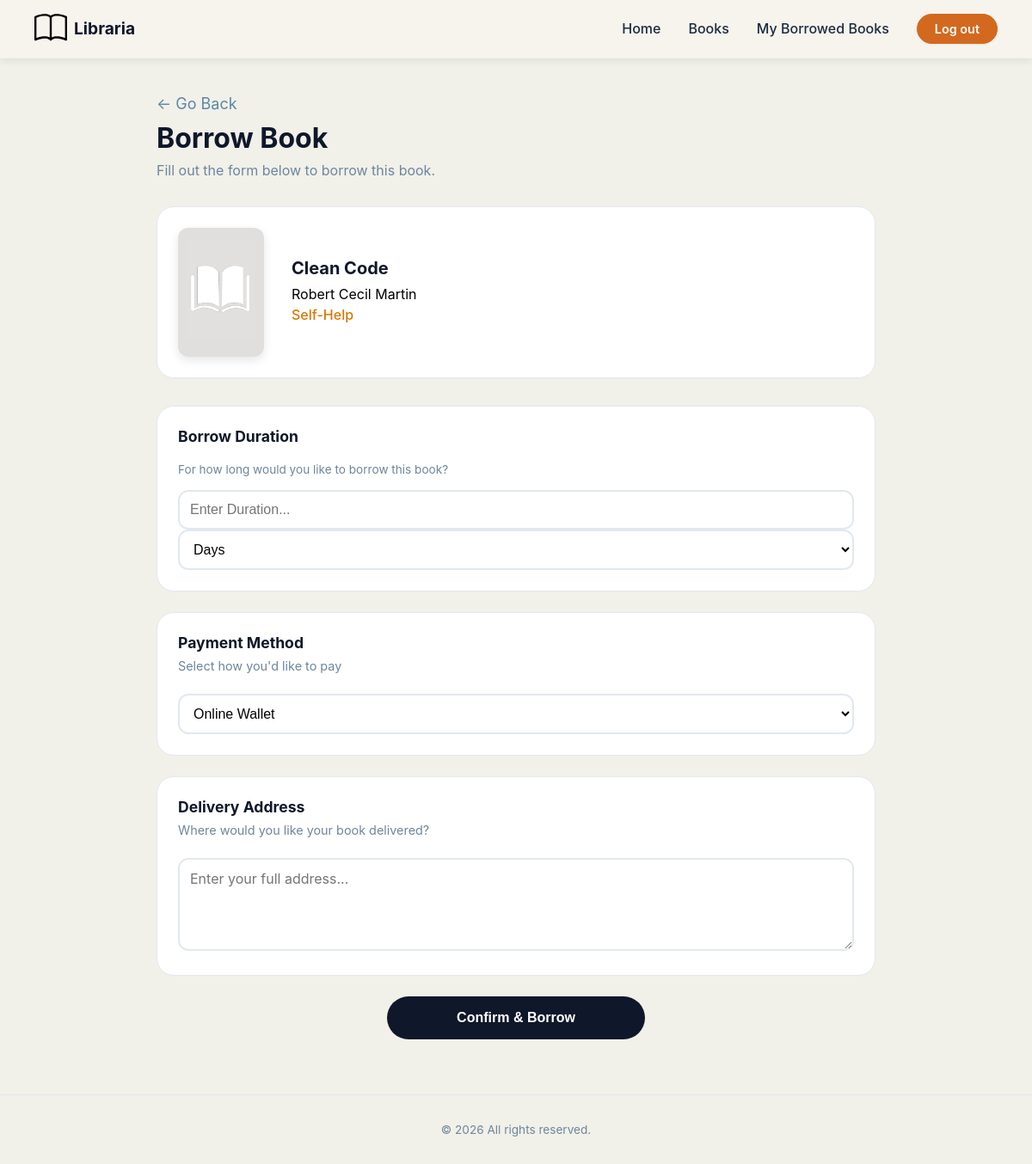
The app's page /borrow/1/ (signed in), older data.
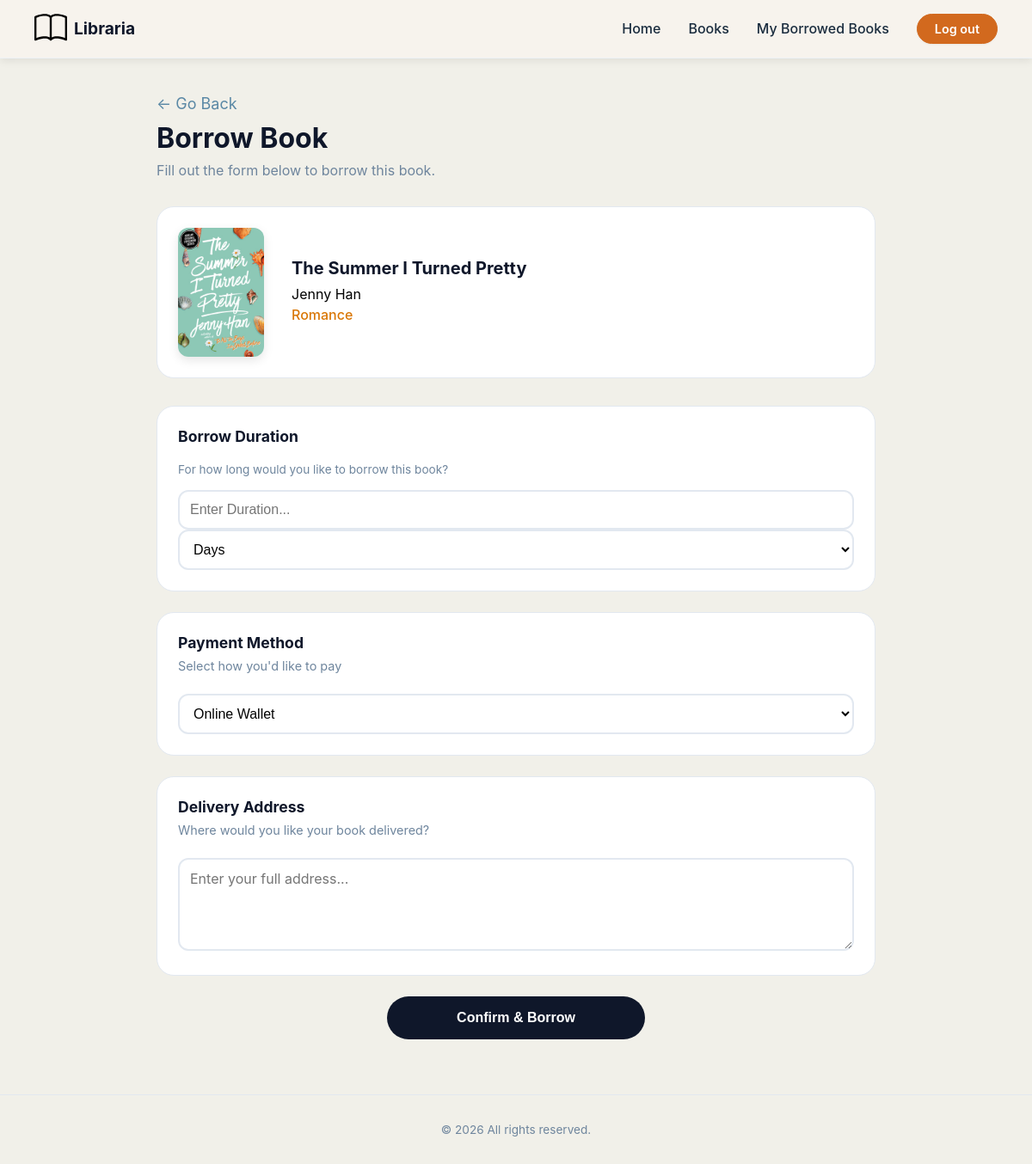
The same page, newer data.
### library/models.py (models this page shows, shortened)
class Book(models.Model):
    CATEGORY_CHOICES = [
        ('romance', 'Romance'),
        ('science', 'Science'),
        ('fiction', 'Fiction'),
        ('nonfiction', 'Non-Fiction'),
        ('mystery', 'Mystery'),
        ('thriller', 'Thriller'),
        ('fantasy', 'Fantasy'),
        ('horror', 'Horror'),
        ('biography', 'Biography'),
        ('history', 'History'),
        ('poetry', 'Poetry'),
        ('selfhelp', 'Self-Help'),
        ('philosophy', 'Philosophy'),
        ('adventure', 'Adventure'),
        ('children', "Children's"),
        ('youngadult', 'Young Adult'),
        ('comics', 'Comics / Graphic Novels'),
        ('religion', 'Religion / Spirituality'),
        ('sciencefiction', 'Science Fiction'),
        ('travel', 'Travel'),
        ('cookbook', 'Cookbook'),
        ('art', 'Art / Photography'),
        ('health', 'Health / Fitness'),
    ]
    title = models.CharField(max_length = 255)
    author = models.CharField(max_length = 255)
    cover = models.ImageField(upload_to ='covers/', blank = True, null = True)
    category = models.CharField(max_length = 50, choices = CATEGORY_CHOICES)
    description = models.TextField()
    publisher = models.CharField(max_length = 255)
    publish_date = models.CharField(max_length = 10)
    pages = models.IntegerField()
    total_copies = models.IntegerField(default = 1)
    available_copies = models.IntegerField(default = 1)

### library/views.py (the view)
# urls.py: path('borrow/<int:book_id>/', views.borrow_book, name='borrow_book'),
@login_required
def borrow_book(request, book_id):
    book = get_object_or_404(Book, id=book_id)
    return render(request, 'BorrowPage.html', {'book': book})

### templates/BorrowPage.html (shortened to what this page needs)
{% load static %}
<!DOCTYPE html>
<html lang="en">
<head>
    <link rel="stylesheet" href="{% static 'css/Borrow_Page.css' %}">
</head>
<body>
    <header>
        <a href="{% url 'userpage' %}" class="logo">
            <img src="{% static 'Pics/book.svg' %}" alt="Weblogo">
            <span style="color: #0f172a;">Libraria</span>
        </a>
        <nav id="navbar">
            <a href="{% url 'userpage' %}">Home</a>
            <a href="{% url 'viewbooks' %}">Books</a>
            <a href="{% url 'borrowed_books' %}">My Borrowed Books</a>
            <a href="{% url 'logout' %}" class="button">Log out</a>
        </nav>
    </header>
    <main>
        <button onclick="history.back()"
                onmouseover="this.style.color='#004467';"
                style="background: none; border: none; color: #5a88a5; cursor: pointer; font-size: 18px; display: flex; align-items: center; gap: 8px; font-family: inherit; padding: 10px 0;">
            ← Go Back
        </button>
        <h1>Borrow Book</h1>
        <p>Fill out the form below to borrow this book.</p>
        <figure class="book-cover">
            {% if book.cover %}
                <img id="book-img" src="{{ book.cover.url }}" alt="{{ book.title }}" width="100" height="150">
            {% else %}
                <img id="book-img" src="{% static 'Pics/default-book.jpeg' %}" alt="{{ book.title }}" width="100" height="150">
            {% endif %}
            <figcaption class="book-details">
                <b id="book-title">{{ book.title }}</b>
                <p id="book-author">{{ book.author }}</p>
                <p id="book-category" style="color: #d97706;">{{ book.get_category_display }}</p>
            </figcaption>
        </figure>
        <form action="{% url 'borrow_book' book.id %}" method="POST">
            <section class="duration">
                <p><b><big>Borrow Duration</big></b></p>
                <p>For how long would you like to borrow this book?</p>
                <input type="number" id="duration" name="duration" min="1" step="1"
                       placeholder="Enter Duration..." required>
                <select id="duration-unit" name="duration_unit">
                    <option value="days" selected>Days</option>
                </select>
            </section>
            <section class="payment">
                <p><b><big>Payment Method</big></b></p>
                <p>Select how you'd like to pay</p>
                <select id="payment-method" name="payment_method" required>
                    <option value="online_wallet" selected>Online Wallet</option>
                </select>
            </section>
            <section class="delivery-add">
                <p><b><big>Delivery Address</big></b></p>
                <p>Where would you like your book delivered?</p>
                <textarea id="delivery-address" name="delivery_address"
                          placeholder="Enter your full address..."
                          cols="30" rows="4" required></textarea>
            </section>
            <section class="borrow-btn">
                <button type="submit">Confirm & Borrow</button>
            </section>
        </form>
    </main>
    <footer>
        <p>&copy; 2026 All rights reserved.</p>
    </footer>
</body>
</html>

Row changes from the older to the newer data that the page shows:
changed Book: cover: picture added; title "Clean Code" → "The Summer I Turned Pretty"; author "Robert Cecil Martin" → "Jenny Han"; category "Self-Help" → "Romance"
